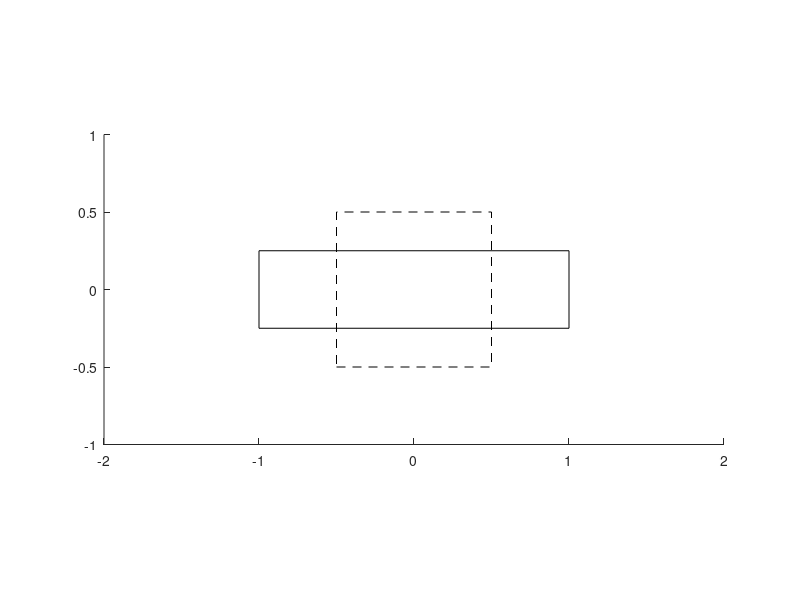

The MATLAB script that drew this image:
dx1 = 1;
dx2 = 1;

figure();
hold on
axis equal
line([-dx1/2 dx1/2 dx1/2 -dx1/2 -dx1/2], [-dx2/2 -dx2/2 dx2/2 dx2/2 -dx2/2],...
    'lineStyle', '--', 'color', 'k')

dy1 = 2;
dy2 = 0.5;

line([-dy1/2 dy1/2 dy1/2 -dy1/2 -dy1/2], [-dy2/2 -dy2/2 dy2/2 dy2/2 -dy2/2],...
    'lineStyle', '-', 'color', 'k')

xlim([-max(dx1,dy1), max(dx1,dy1)])
ylim([-max(dx2,dy2), max(dx2,dy2)])

lam1 = dy1/dx1;
lam2 = dy2/dx2;